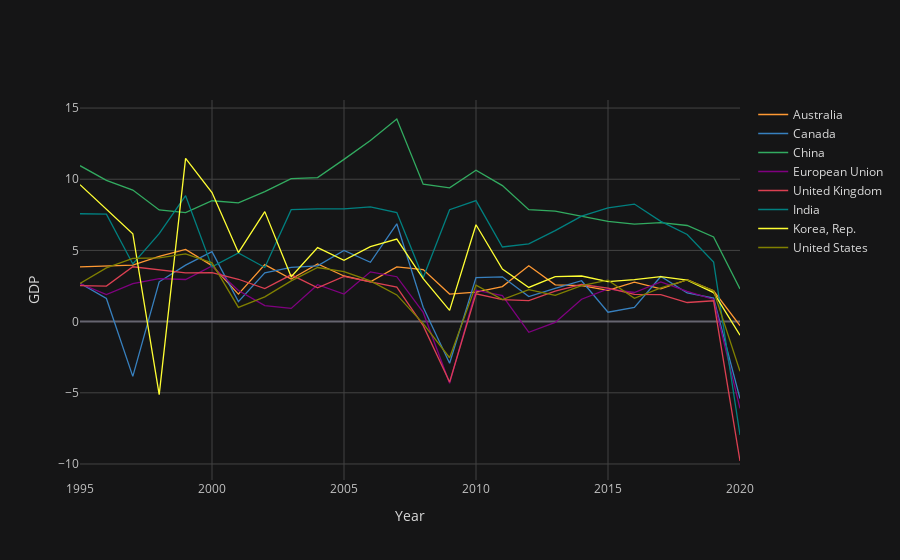

This figure's notebook cell:
### Code cell
#Create line plots
gdp_plot = gdp_abs_indexed_df.iplot(kind='line',
                                    xTitle="Year",
                                    yTitle='GDP')

### Figure 1 — Plotly figure (JSON) as saved in the notebook; plotly's stock layout.template omitted (floating-point values rounded to 4 significant figures)
{"data": [{"line": {"color": "rgba(255, 153, 51, 1.0)", "dash": "solid", "shape": "linear", "width": 1.3}, "mode": "lines", "name": "Australia", "text": "", "type": "scatter", "x": [1995, 1996, 1997, 1998, 1999, 2000, 2001, 2002, 2003, 2004, 2005, 2006, 2007, 2008, 2009, 2010, 2011, 2012, 2013, 2014, 2015, 2016, 2017, 2018, 2019, 2020], "y": [3.838, 3.879, 3.967, 4.577, 5.074, 3.933, 1.931, 4.001, 2.986, 4.055, 3.204, 2.795, 3.844, 3.658, 1.937, 2.067, 2.463, 3.918, 2.585, 2.533, 2.193, 2.771, 2.301, 2.949, 2.161, -0.2848]}, {"line": {"color": "rgba(55, 128, 191, 1.0)", "dash": "solid", "shape": "linear", "width": 1.3}, "mode": "lines", "name": "Canada", "text": "", "type": "scatter", "x": [1995, 1996, 1997, 1998, 1999, 2000, 2001, 2002, 2003, 2004, 2005, 2006, 2007, 2008, 2009, 2010, 2011, 2012, 2013, 2014, 2015, 2016, 2017, 2018, 2019, 2020], "y": [2.694, 1.619, -3.845, 2.797, 3.97, 4.918, 1.406, 3.422, 3.811, 3.914, 4.996, 4.166, 6.869, 1.008, -2.928, 3.089, 3.147, 1.762, 2.329, 2.87, 0.6592, 1.001, 3.171, 2.014, 1.656, -5.403]}, {"line": {"color": "rgba(50, 171, 96, 1.0)", "dash": "solid", "shape": "linear", "width": 1.3}, "mode": "lines", "name": "China", "text": "", "type": "scatter", "x": [1995, 1996, 1997, 1998, 1999, 2000, 2001, 2002, 2003, 2004, 2005, 2006, 2007, 2008, 2009, 2010, 2011, 2012, 2013, 2014, 2015, 2016, 2017, 2018, 2019, 2020], "y": [10.95, 9.923, 9.237, 7.846, 7.662, 8.49, 8.336, 9.134, 10.04, 10.11, 11.39, 12.72, 14.23, 9.651, 9.399, 10.64, 9.551, 7.864, 7.766, 7.426, 7.041, 6.849, 6.947, 6.75, 5.95, 2.3]}, {"line": {"color": "rgba(128, 0, 128, 1.0)", "dash": "solid", "shape": "linear", "width": 1.3}, "mode": "lines", "name": "European Union", "text": "", "type": "scatter", "x": [1995, 1996, 1997, 1998, 1999, 2000, 2001, 2002, 2003, 2004, 2005, 2006, 2007, 2008, 2009, 2010, 2011, 2012, 2013, 2014, 2015, 2016, 2017, 2018, 2019, 2020], "y": [2.673, 1.893, 2.664, 3.019, 2.959, 3.903, 2.184, 1.124, 0.9305, 2.595, 1.934, 3.494, 3.152, 0.6449, -4.326, 2.21, 1.832, -0.7518, -0.05531, 1.573, 2.301, 2.045, 2.789, 2.118, 1.554, -6.1]}, {"line": {"color": "rgba(219, 64, 82, 1.0)", "dash": "solid", "shape": "linear", "width": 1.3}, "mode": "lines", "name": "United Kingdom", "text": "", "type": "scatter", "x": [1995, 1996, 1997, 1998, 1999, 2000, 2001, 2002, 2003, 2004, 2005, 2006, 2007, 2008, 2009, 2010, 2011, 2012, 2013, 2014, 2015, 2016, 2017, 2018, 2019, 2020], "y": [2.532, 2.492, 3.855, 3.645, 3.428, 3.437, 2.974, 2.324, 3.286, 2.374, 3.18, 2.788, 2.431, -0.2812, -4.248, 1.95, 1.54, 1.479, 2.139, 2.607, 2.356, 1.918, 1.892, 1.341, 1.463, -9.79]}, {"line": {"color": "rgba(0, 128, 128, 1.0)", "dash": "solid", "shape": "linear", "width": 1.3}, "mode": "lines", "name": "India", "text": "", "type": "scatter", "x": [1995, 1996, 1997, 1998, 1999, 2000, 2001, 2002, 2003, 2004, 2005, 2006, 2007, 2008, 2009, 2010, 2011, 2012, 2013, 2014, 2015, 2016, 2017, 2018, 2019, 2020], "y": [7.574, 7.55, 4.05, 6.184, 8.846, 3.841, 4.824, 3.804, 7.86, 7.923, 7.923, 8.061, 7.661, 3.087, 7.862, 8.498, 5.241, 5.456, 6.386, 7.41, 7.996, 8.256, 7.044, 6.12, 4.181, -7.965]}, {"line": {"color": "rgba(255, 255, 51, 1.0)", "dash": "solid", "shape": "linear", "width": 1.3}, "mode": "lines", "name": "Korea, Rep.", "text": "", "type": "scatter", "x": [1995, 1996, 1997, 1998, 1999, 2000, 2001, 2002, 2003, 2004, 2005, 2006, 2007, 2008, 2009, 2010, 2011, 2012, 2013, 2014, 2015, 2016, 2017, 2018, 2019, 2020], "y": [9.615, 7.891, 6.171, -5.129, 11.47, 9.061, 4.852, 7.725, 3.147, 5.197, 4.309, 5.264, 5.8, 3.013, 0.7927, 6.805, 3.686, 2.403, 3.165, 3.202, 2.809, 2.947, 3.16, 2.907, 2.039, -0.9578]}, {"line": {"color": "rgba(128, 128, 0, 1.0)", "dash": "solid", "shape": "linear", "width": 1.3}, "mode": "lines", "name": "United States", "text": "", "type": "scatter", "x": [1995, 1996, 1997, 1998, 1999, 2000, 2001, 2002, 2003, 2004, 2005, 2006, 2007, 2008, 2009, 2010, 2011, 2012, 2013, 2014, 2015, 2016, 2017, 2018, 2019, 2020], "y": [2.684, 3.773, 4.447, 4.481, 4.753, 4.127, 0.9983, 1.742, 2.861, 3.799, 3.513, 2.855, 1.876, -0.1366, -2.537, 2.564, 1.551, 2.25, 1.842, 2.526, 2.908, 1.638, 2.37, 2.927, 2.161, -3.486]}], "layout": {"autosize": true, "legend": {"bgcolor": "#151516", "font": {"color": "#D9D9D9"}}, "paper_bgcolor": "#151516", "plot_bgcolor": "#151516", "title": {"font": {"color": "#D9D9D9"}}, "xaxis": {"autorange": true, "gridcolor": "#434343", "range": [1995, 2020], "showgrid": true, "tickfont": {"color": "#C2C2C2"}, "title": {"font": {"color": "#D9D9D9"}, "text": "Year"}, "type": "linear", "zerolinecolor": "#666570"}, "yaxis": {"autorange": true, "gridcolor": "#434343", "range": [-11.12, 15.57], "showgrid": true, "tickfont": {"color": "#C2C2C2"}, "title": {"font": {"color": "#D9D9D9"}, "text": "GDP"}, "type": "linear", "zerolinecolor": "#666570"}}}
